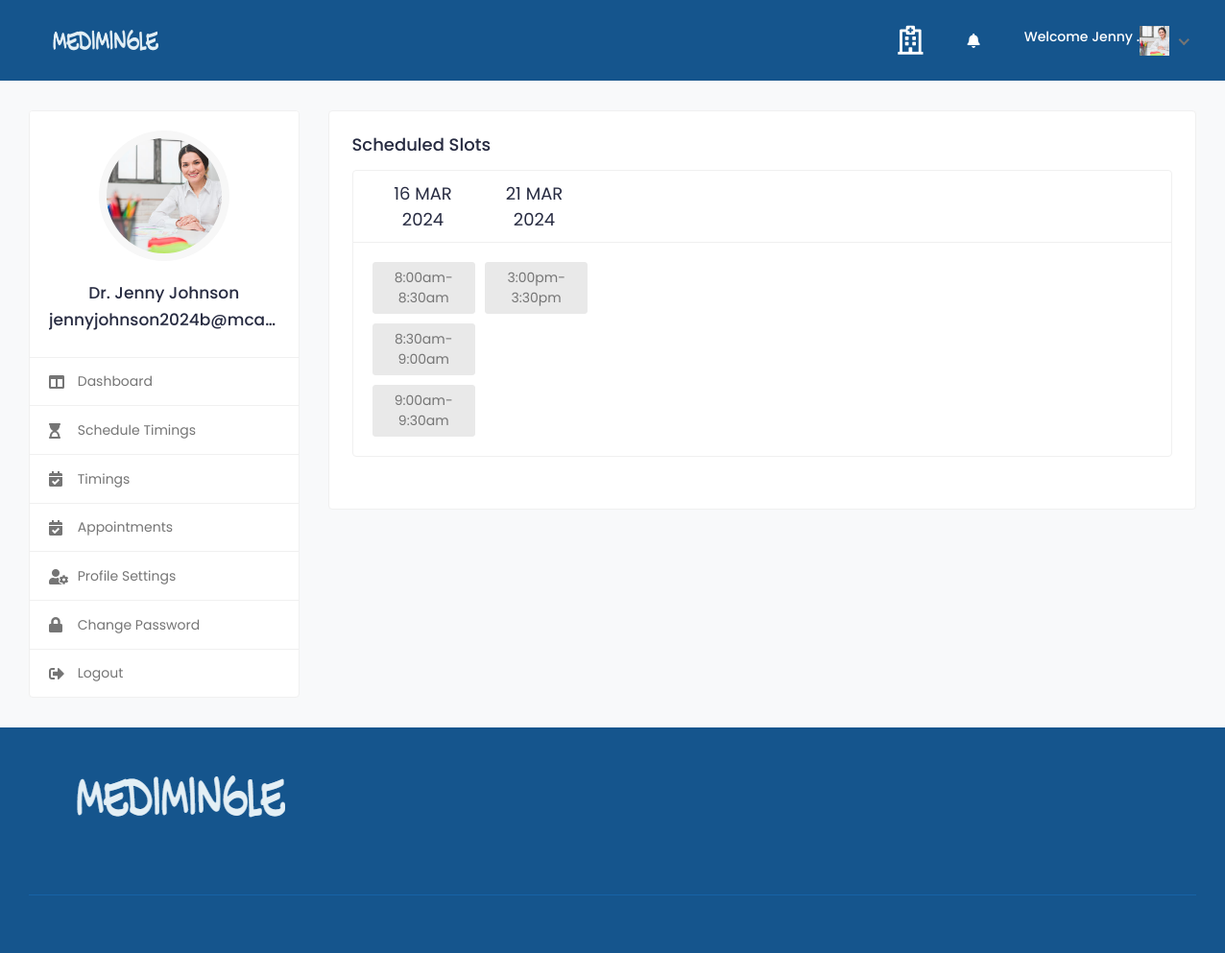
Before: /view_slot (signed in) with the older database file.
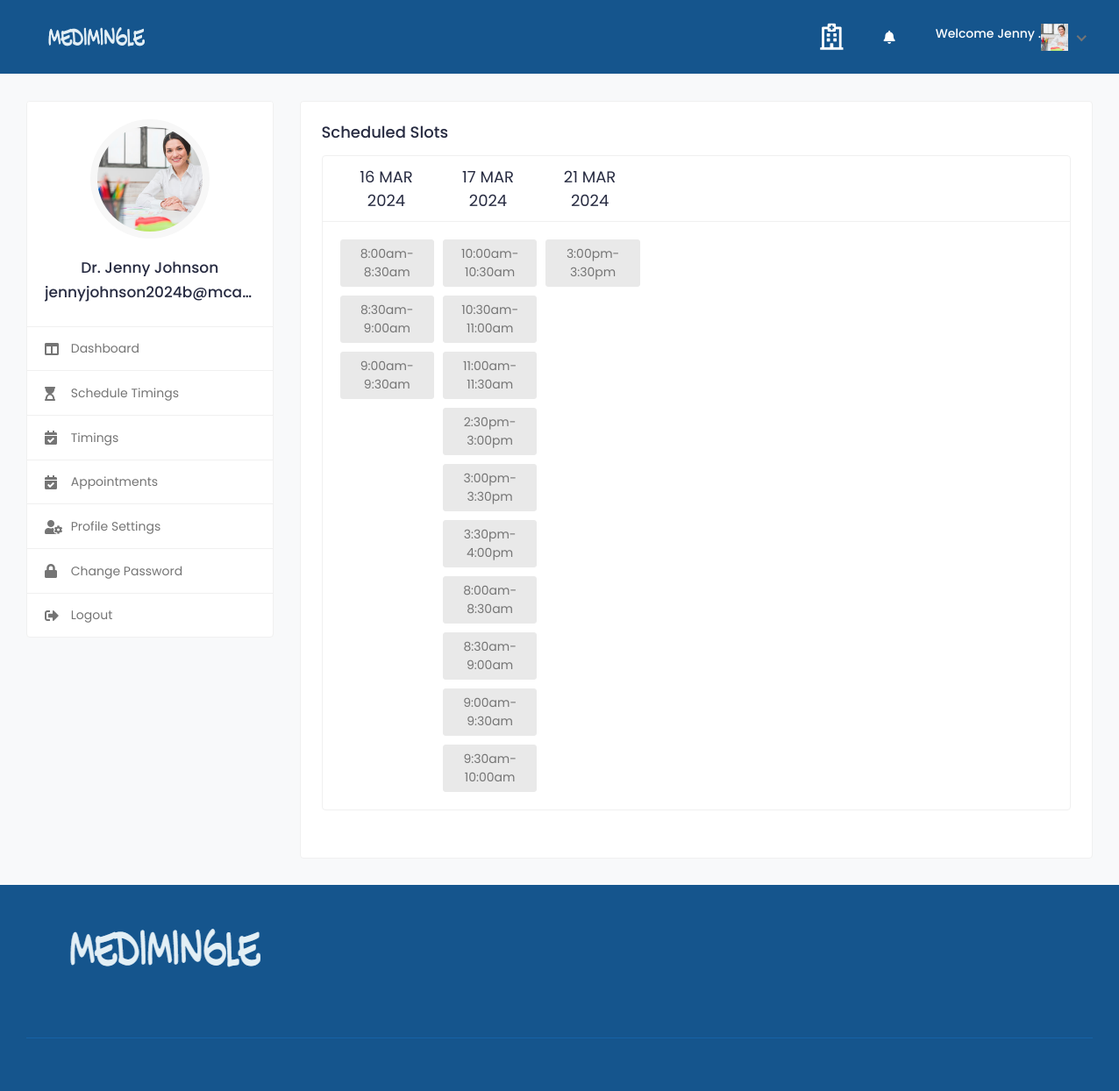
After: the same page with the newer database file.
### medi/models.py (models this page shows, shortened)
class tbl_user(AbstractUser):
    email=models.EmailField(unique=True)
    phone_number=models.CharField(max_length=15, null=True)
    USER_TYPE_CHOICES = (
        ('patient', 'Patient'),('doctor', 'Doctor'),
    )
    user_type = models.CharField(
        max_length=10,
        choices=USER_TYPE_CHOICES,
        default='patient',
    )
    is_email_verified = models.BooleanField(default=False)
    email_verification_token = models.CharField(max_length=255, blank=True, null=True)
    status= models.BooleanField(default=False)

class Doctor(models.Model):
    user = models.OneToOneField(tbl_user, on_delete=models.CASCADE)
    city  = models.CharField(max_length=50,null=True,blank=True)
    profile_image = models.ImageField(upload_to='doctor/',default='default.png')
    gender = models.CharField(max_length=10, blank=True)
    description = models.TextField(blank=True)
    date_joined = models.DateTimeField(default=datetime.now, blank=True)
    consulting_fee = models.DecimalField(max_digits=10, decimal_places=2,blank=True,null=True)
    registration_number = models.CharField(max_length=50, null=True, blank=True)
    certificate = models.FileField(upload_to='certificates/', null=True, blank=True)

class AppointmentTime(models.Model):
    day = models.CharField(max_length=50, null=True)
    from_to = models.CharField(max_length=50, null=True) # Time
    appointment_date = models.DateField(null=True)
    month = models.CharField(max_length=50, null=True)
    date = models.CharField(max_length=50, null=True)
    doctor = models.ForeignKey(Doctor, on_delete=models.CASCADE, null=True)

### medi/views.py (the view)
# urls.py: path('view_slot',views.view_slot,name='view_slot'),
@never_cache
@login_required(login_url='signin')
def view_slot(request):
    doctor = request.user.doctor
    doctor_slots = AppointmentTime.objects.filter(doctor=doctor).order_by('appointment_date', 'from_to')
    grouped_slots = {}
    for slot in doctor_slots:
        appointment_date = slot.appointment_date.strftime("%d %b %Y")
        if appointment_date not in grouped_slots:
            grouped_slots[appointment_date] = []
        grouped_slots[appointment_date].append(slot)
    context = {'grouped_slots': grouped_slots}
    return render(request, 'view_slot.html', context)

### templates/view_slot.html (shortened to what this page needs)
{% load static%}
{% include 'includes/doc_header.html' %}
<div class="col-md-7 col-lg-8 col-xl-9">
<div class="row">
	<div class="col-sm-12">
		<div class="card">
			<div class="card-body">
								<h4 class="card-title">Scheduled Slots</h4>
<div class="card booking-schedule schedule-widget">
    <div class="schedule-header">
        <div class="row">
            <div class="col-md-12">
                <div class="day-slot">
                    <ul>
                        {% for appointment_date, slots in grouped_slots.items %}
                        <li>
                            <span>{{ appointment_date }}</span>
                        </li>
                        {% endfor %}
                    </ul>
                </div>
            </div>
        </div>
    </div>
    <div class="schedule-cont">
        <div class="row">
            <div class="col-md-12">
                <div class="time-slot">
                    <ul class="clearfix">
                        {% for appointment_date, slots in grouped_slots.items %}
                        <li>
                            {% for slot in slots %}
                            <a class="timing" href="#">
                                <span>{{ slot.from_to }}</span>
                            </a>
                            {% endfor %}
                        </li>
                        {% endfor %}
                    </ul>
                </div>
            </div>
        </div>
    </div>
</div>
							</div>
						</div>
					</div>
				</div>
			</div>
		</div>
	</div>
</div>
</div>
			<footer class="footer">
				<div class="footer-top">
					<div class="container-fluid">
						<div class="row">
							<div class="col-lg-3 col-md-6">
								<div class="footer-widget footer-about">
									<div class="footer-logo">
										<img src="{% static '/assets/img/logo.png' %}" alt="logo">
									</div>
								</div>
							</div>
							<div class="col-lg-3 col-md-6">
							</div>
							<div class="col-lg-3 col-md-6">
							</div>
							<div class="col-lg-3 col-md-6">
							</div>
						</div>
					</div>
				</div>
                <div class="footer-bottom">
					<div class="container-fluid">
						<div class="copyright">
						</div>
					</div>
				</div>
			</footer>
	</body>
</html>

### templates/includes/doc_header.html (shortened to what this page needs)
{% load static %}
<html lang="en">
<head>
		<link href="https://stackpath.bootstrapcdn.com/bootstrap/4.5.2/css/bootstrap.min.css" rel="stylesheet">
		<link rel="stylesheet" href="{% static '/assets/css/bootstrap.min.css' %}">
		<link rel="stylesheet" href="{% static '/assets/plugins/fontawesome/css/fontawesome.min.css' %}">
		<link rel="stylesheet" href="{% static '/assets/plugins/fontawesome/css/all.min.css' %}">
		<link rel="stylesheet" href="{% static '/assets/css/style.css' %}">
	</head>
	<body>
		<div class="main-wrapper">
			<header class="header">
				<nav class="navbar navbar-expand-lg header-nav">
					<div class="navbar-header">
						<a href="#" class="navbar-brand logo">
							<img src="{% static '/assets/img/logo.png' %}" class="img-fluid" alt="Logo">
						</a>
					</div>
					<ul class="nav header-navbar-rht">
						<li class="nav-item contact-item">
							<div class="header-contact-img">
								<i  style="color: white;" class="far fa-hospital"></i>
							</div>
						</li>
						<li class="nav-item dropdown noti-dropdown">
							<a href="#" class="dropdown-toggle nav-link" data-toggle="dropdown">
								<i class="fas fa-bell" style="color: white;"></i>
							</a>
						</li>
						<li class="nav-item dropdown has-arrow logged-item">
							<a href="#" class="dropdown-toggle nav-link" data-toggle="dropdown">
								<span class="user-img">
									<h6 style="color: white;">Welcome {{user.first_name}}  .</h6>
								</span>
								<span class="user-img">
									<img src="{{ user.doctor.profile_image.url }}" alt="Profile Image">
								</span>
							</a>
						</li>
					</ul>
				</nav>
			</header>
<div class="content">
	<div class="container-fluid">
		<div class="row">
			<div class="col-md-5 col-lg-4 col-xl-3 theiaStickySidebar">
	<div class="profile-sidebar">
		<div class="widget-profile pro-widget-content">
			<div class="profile-info-widget">
				<a href="#" class="booking-doc-img">
					{% if doctor.profile_image %}
						<img src="{{ user.doctor.profile_image.url }}" alt="User Image">
					{% else %}
						<img src="{{ user.doctor.profile_image.url }}" alt="User Image">
					{% endif %}
				</a>
				<div class="profile-det-info">
					<h3>Dr. {{user.first_name}} {{ user.last_name }}</h3>
					<h3>{{user.email}}</h3>
				</div>
			</div>
		</div>
    <div class="dashboard-widget">
        <nav class="dashboard-menu">
            <ul>
                <li>
					<a href="{% url 'doctor_dashboard' %}">
						<i class="fas fa-columns"></i>
						<span>Dashboard</span>
					</a>
				</li>
				<li>
					<a href="{% url 'schedule_timings' %}">
						<i class="fas fa-hourglass-start"></i>
						<span>Schedule Timings</span>
					</a>
				</li>
				<li>
					<a href="{% url 'view_slot' %}">
						<i class="fas fa-calendar-check"></i>
						<span>Timings</span>
					</a>
				</li>
				<li>
					<a href="{% url 'doctor_dashboard' %}">
						<i class="fas fa-calendar-check"></i>
						<span>Appointments</span>
					</a>
				</li>
				<li>
					<a href="{% url 'doctor_profile_settings' %}">
						<i class="fas fa-user-cog"></i>
						<span>Profile Settings</span>
					</a>
				</li>
                <li>
					<a href="{% url 'doctor_change_password' %}">
						<i class="fas fa-lock"></i>
						<span>Change Password</span>
					</a>
				</li>
				<li>
					<a href="{% url 'logout' %}">
						<i class="fas fa-sign-out-alt"></i>
						<span>Logout</span>
					</a>
				</li>
            </ul>
        </nav>
    </div>
</div>
        </div>

Changed rows visible on the page:
added AppointmentTime: appointment_date "17 MAR 2024", from_to "10:00am-10:30am"
added AppointmentTime: from_to "10:30am-11:00am"
added AppointmentTime: from_to "11:00am-11:30am"
added AppointmentTime: from_to "2:30pm-3:00pm"
added AppointmentTime: from_to "3:00pm-3:30pm"
added AppointmentTime: from_to "3:30pm-4:00pm"
added AppointmentTime: from_to "8:00am-8:30am"
added AppointmentTime: from_to "8:30am-9:00am"
added AppointmentTime: from_to "9:00am-9:30am"
added AppointmentTime: from_to "9:30am-10:00am"
